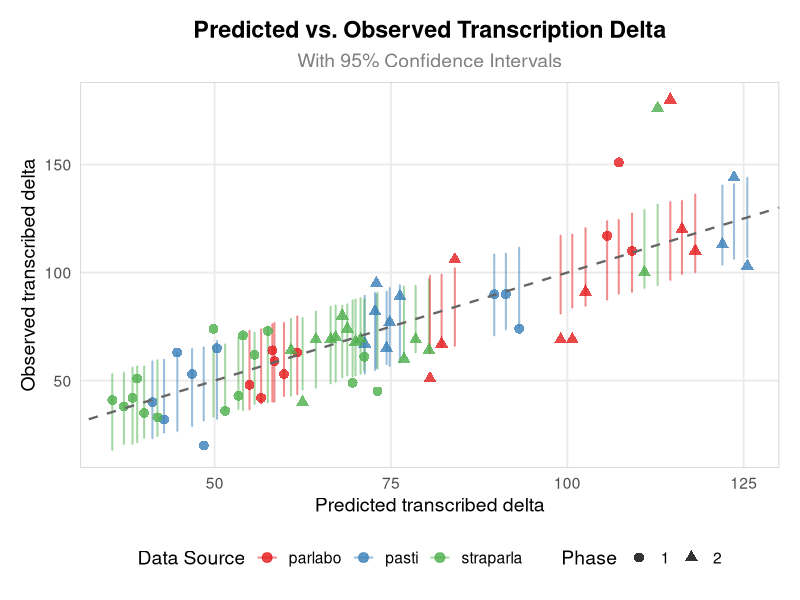
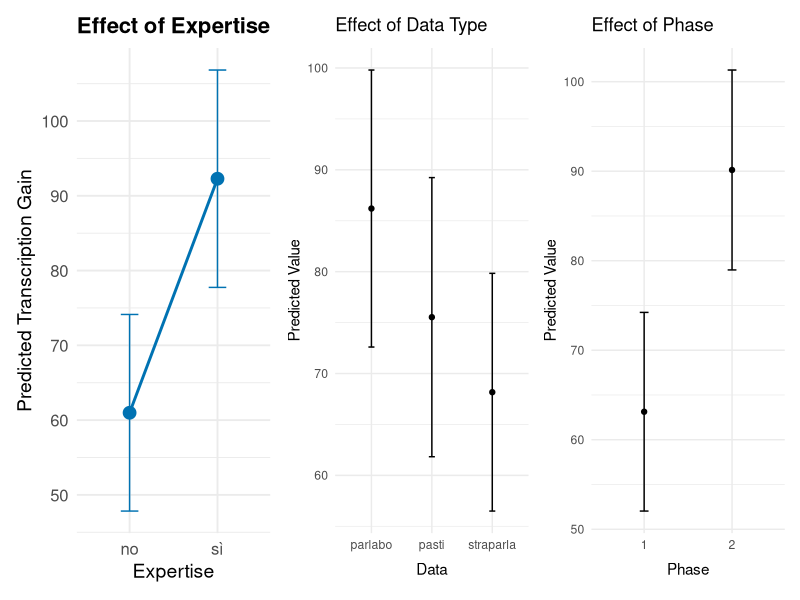
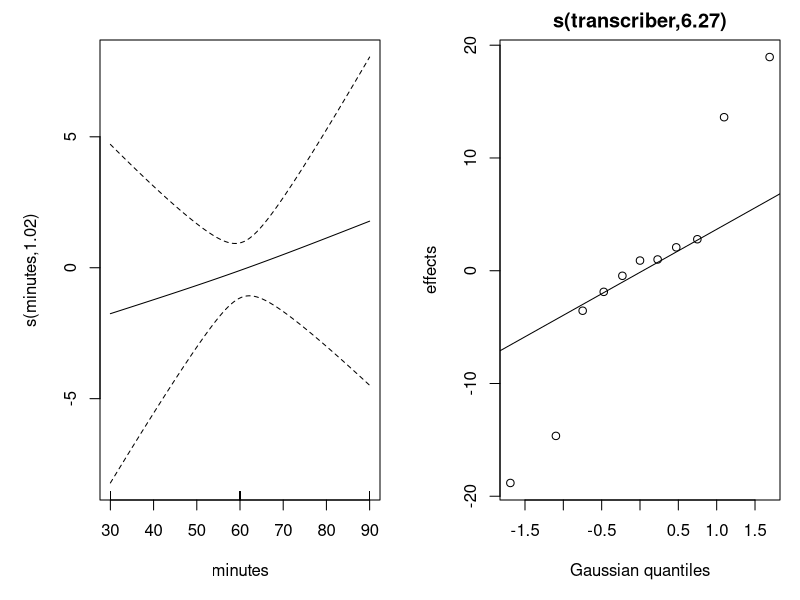
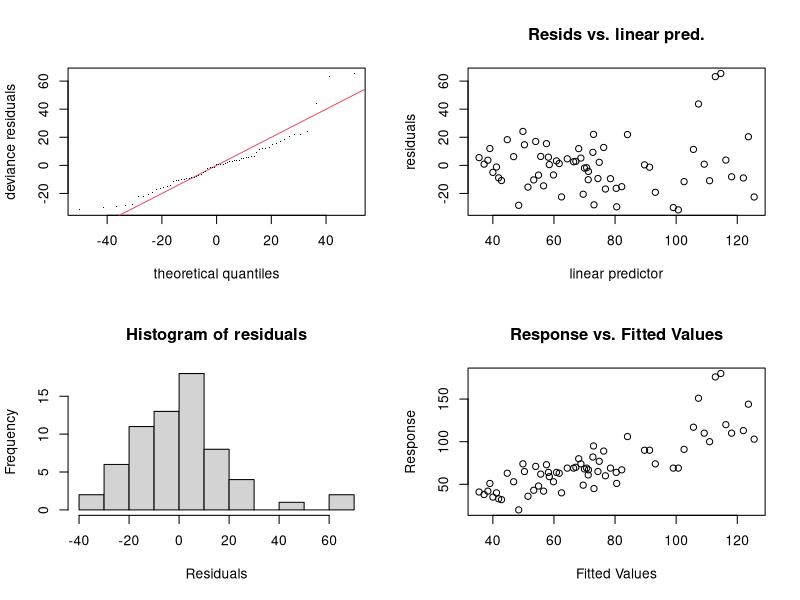
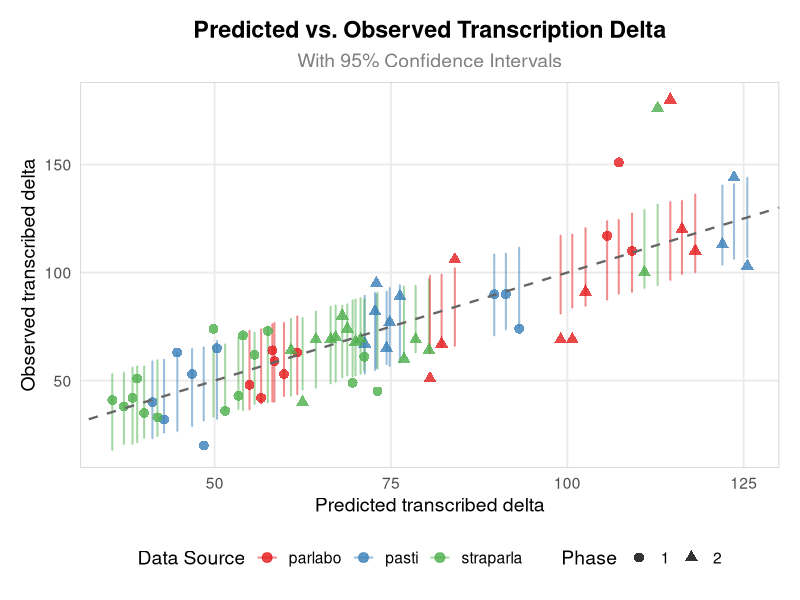
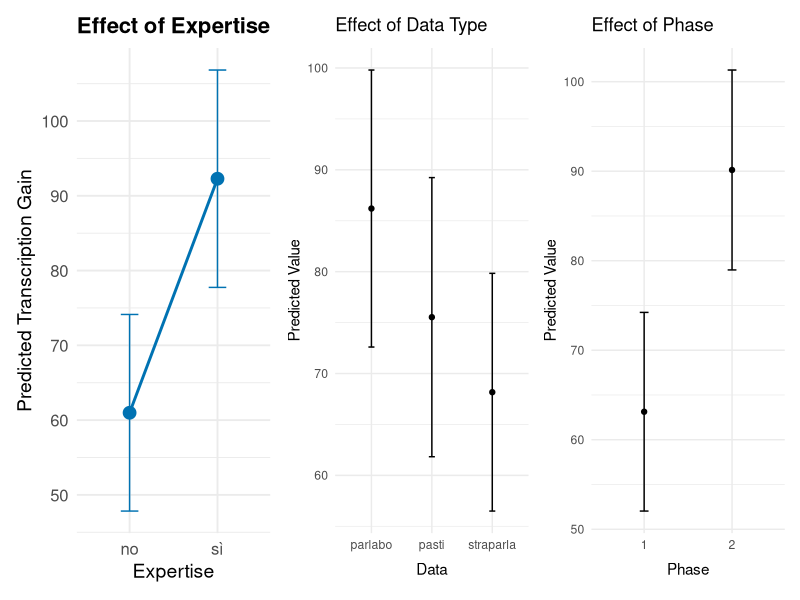

These figures' R source, in order:
library(mgcv)
library(ggeffects)
library(ggplot2)

df <- read.csv("stats/table_mixed2.csv", sep="\t")

df$expert <- as.factor(df$expert)
df$data <- as.factor(df$data)
df$phase <- as.factor(df$phase)
df$transcriber <- as.factor(df$transcriber)  # your random effect

model <- gam(transcribed_delta ~
               s(minutes, k=3) +                  # smooth term for time
               expert +                      # fixed effect
               data +                        # fixed effect
               phase +                       # fixed effect
               s(transcriber, bs = "re"),    # random intercept per transcriber
             data = df, method = "REML", family = gaussian())

# View the model summary
summary(model)

png("my_gam_plots.png", width = 800, height = 600) # Adjust width/height as needed

# Generate the plots (e.g., all on one page if your model has multiple smooths)
plot(model, pages = 1)

# Close the device (this saves the file)
dev.off()

# Open a PNG device
png("gam_check_diagnostics.png", width = 1000, height = 800) # Adjust dimensions

# Generate the diagnostic plots
gam.check(model)

# Close the device
dev.off()



# Predict from the GAMM
pred <- predict(model, se.fit = TRUE)

# Store values
df$fit <- pred$fit
df$lower <- pred$fit - 1.96 * pred$se.fit
df$upper <- pred$fit + 1.96 * pred$se.fit

# Plot
ggplot(df, aes(x = fit, y = transcribed_delta, color = data, shape = phase)) +
  geom_errorbar(aes(ymin = lower, ymax = upper), width = 0.05, alpha = 0.5, size = 0.7) +
  geom_point(size = 3, alpha = 0.8) +
  geom_abline(slope = 1, intercept = 0, linetype = "dashed", color = "gray40", size = 0.8) +
  labs(
    title = "Predicted vs. Observed Transcription Delta",
    subtitle = "With 95% Confidence Intervals",
    x = "Predicted transcribed delta",
    y = "Observed transcribed delta",
    color = "Data Source",
    shape = "Phase"
  ) +
  scale_color_brewer(palette = "Set1") +
  theme_minimal(base_size = 14) +
  theme(
    plot.title = element_text(face = "bold", hjust = 0.5),
    plot.subtitle = element_text(hjust = 0.5, color = "gray50"),
    legend.position = "bottom",
    panel.grid.minor = element_blank(),
    panel.border = element_rect(color = "gray80", fill = NA, size = 0.5),
    plot.margin = margin(15, 15, 15, 15)
  ) +
  guides(
    color = guide_legend(override.aes = list(size = 3)),
    shape = guide_legend(override.aes = list(size = 3))
  )
ggsave("plots/predicted_vs_observed.png", width = 7, height = 6, dpi = 300)


eff_expert <- ggemmeans(model, terms = "expert")

p_expert <- ggplot(eff_expert, aes(x = x, y = predicted)) +
  geom_point(size = 4, color = "#0072B2") +
  geom_errorbar(aes(ymin = conf.low, ymax = conf.high), width = 0.2, color = "#0072B2") +
  geom_line(aes(group = 1), color = "#0072B2", linewidth = 1) +
  labs(
    title = "Effect of Expertise",
    x = "Expertise",
    y = "Predicted Transcription Gain"
  ) +
  theme_minimal(base_size = 14) +
  theme(
    plot.title = element_text(face = "bold", size = 16),
    axis.title = element_text(size = 14),
    axis.text = element_text(size = 12)
  )

eff_data <- ggemmeans(model, terms = "data")

p_data <- ggplot(eff_data, aes(x = x, y = predicted)) +
  geom_point() +
  geom_errorbar(aes(ymin = conf.low, ymax = conf.high), width = 0.1) +
  labs(title = "Effect of Data Type", x = "Data", y = "Predicted Value") +
  theme_minimal()

  eff_phase <- ggemmeans(model, terms = "phase")

p_phase <- ggplot(eff_phase, aes(x = x, y = predicted)) +
  geom_point() +
  geom_errorbar(aes(ymin = conf.low, ymax = conf.high), width = 0.1) +
  labs(title = "Effect of Phase", x = "Phase", y = "Predicted Value") +
  theme_minimal()

  library(patchwork)
(p_expert | p_data | p_phase)

# Save
ggsave("plots/effects_categorical.png", width = 12, height = 4, dpi = 300)
